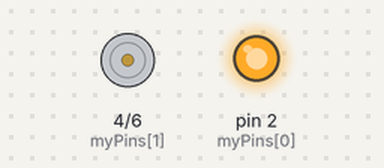
A sketch run on a simulated Arduino Uno, built with avr-gcc and run on an emulated ATmega328P. Parts: motor-driver pin pairs drawn as motors (green arrow = first pin HIGH = forward, orange = second pin HIGH = backward, longer = more drive), output pins drawn as LEDs (lit = HIGH).

Above: at 2.5 s.
At 8.0 s:
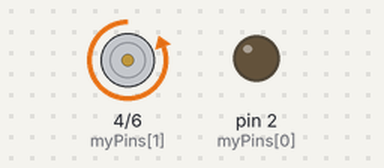
At 10.77 s:
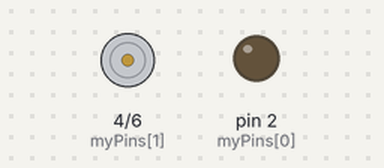
At 13.5 s:
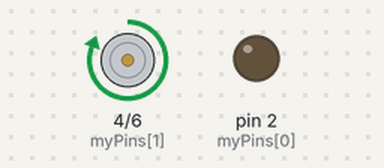
Timing chart, 0 to 20.8 s (numbered marks = the images above):
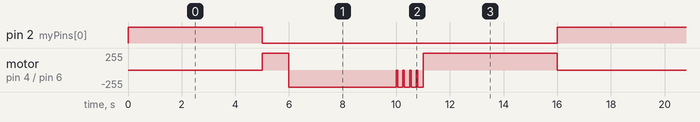

Measured:
- by itself, pin 2 (myPins[0]): alternates HIGH for 5.0 s and LOW for 11.0 s
- by itself, motor on pin 4 (myPins[1]) / pin 6 (myPins[2]): repeats every 16.0 s: backward 255/255 4.0 s, 4 × (stopped 0.05 s, backward 255/255 0.20 s), forward 255/255 5.0 s, stopped 5.0 s, forward 255/255 1.0 s

The sketch:

Blink2.ino
```cpp
int myPins[] = {2,4,6,4};
int del[] = {5000,1000,5000,5000};
void setup() {
  pinMode(2, OUTPUT);
  pinMode(4, OUTPUT);
  pinMode(6, OUTPUT);
}

void loop() {
  for (int i = 0; i < 4;i++){
      if (i == 2){
        digitalWrite(myPins[i], HIGH);
        delay(4000);
        digitalWrite(myPins[i], LOW);
        for (int j = 0;j<4;j++){
          delay(50);
          digitalWrite(myPins[i], HIGH);
          delay(200);
          digitalWrite(myPins[i], LOW);
        }
      }
      else{
        digitalWrite(myPins[i], HIGH);
        delay(del[i]);
        digitalWrite(myPins[i], LOW);
      }
  }
}
```
